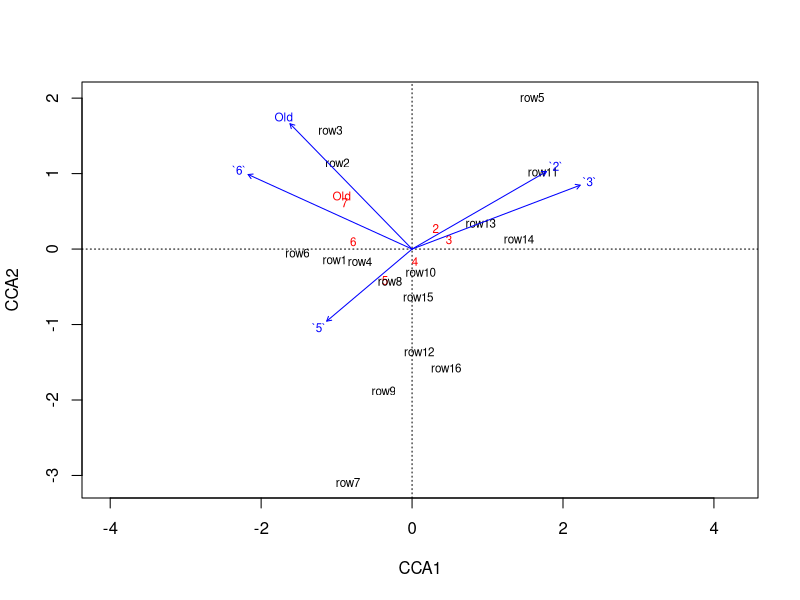
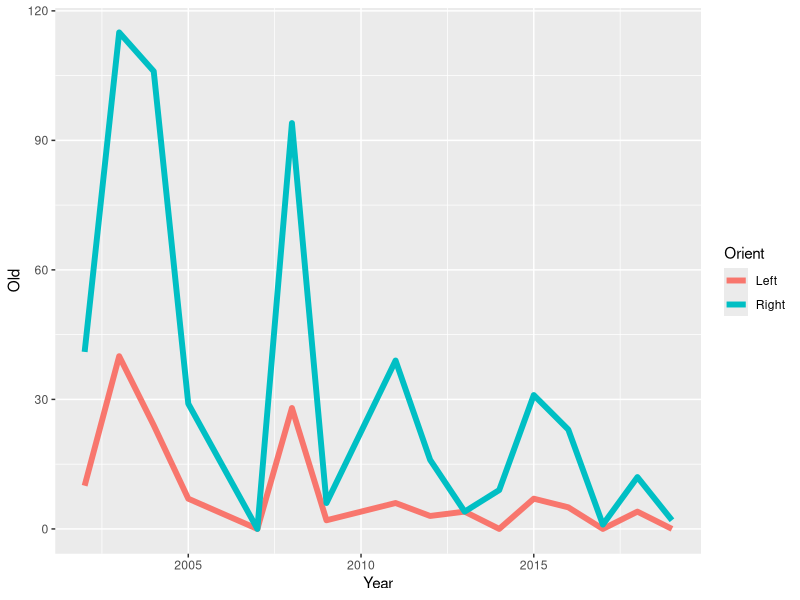
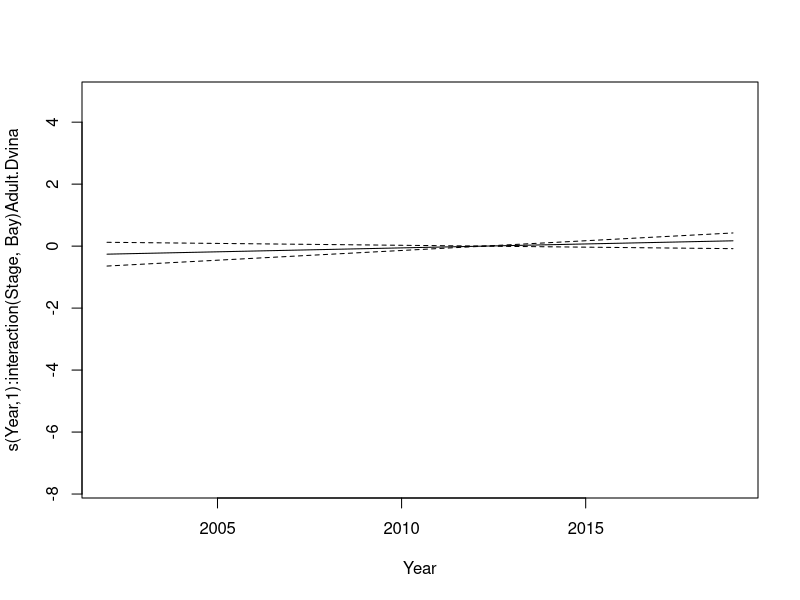
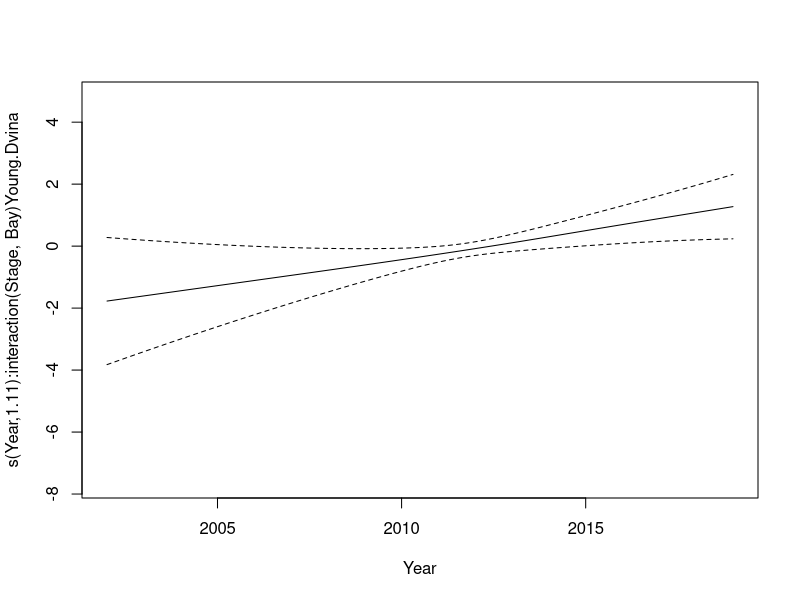
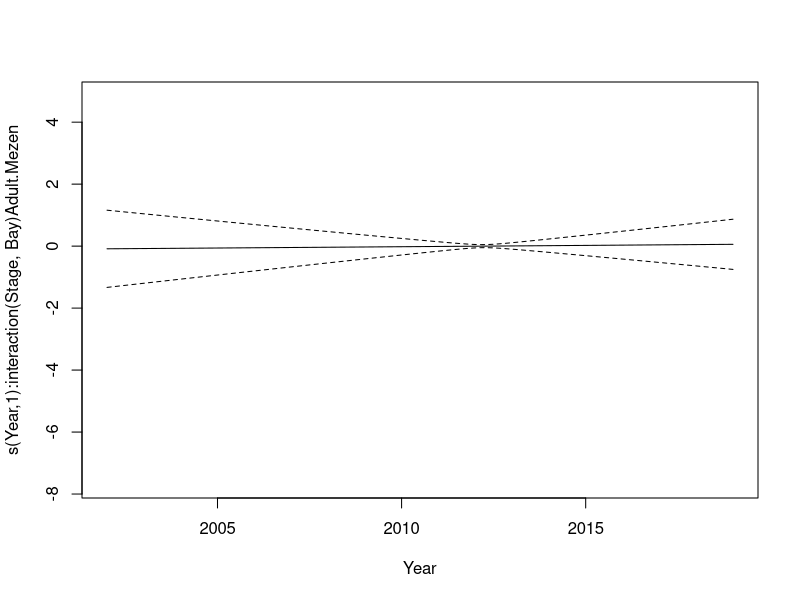
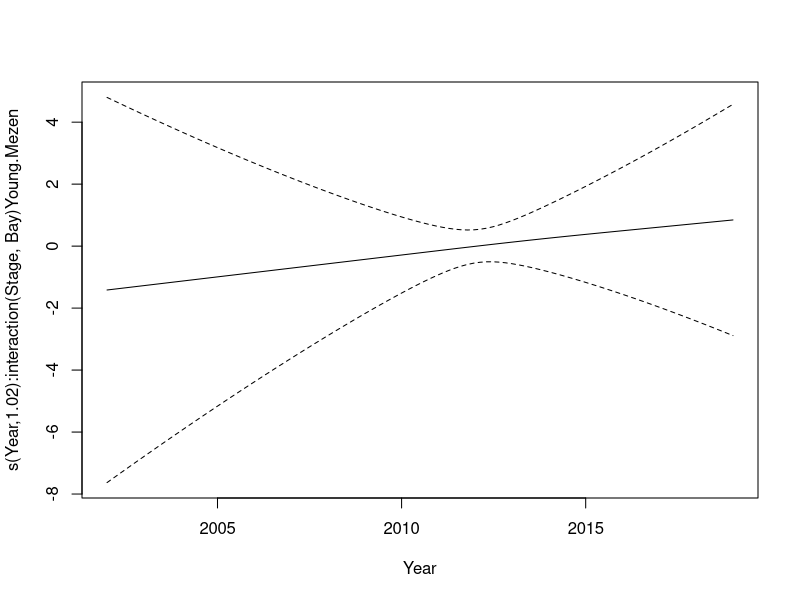
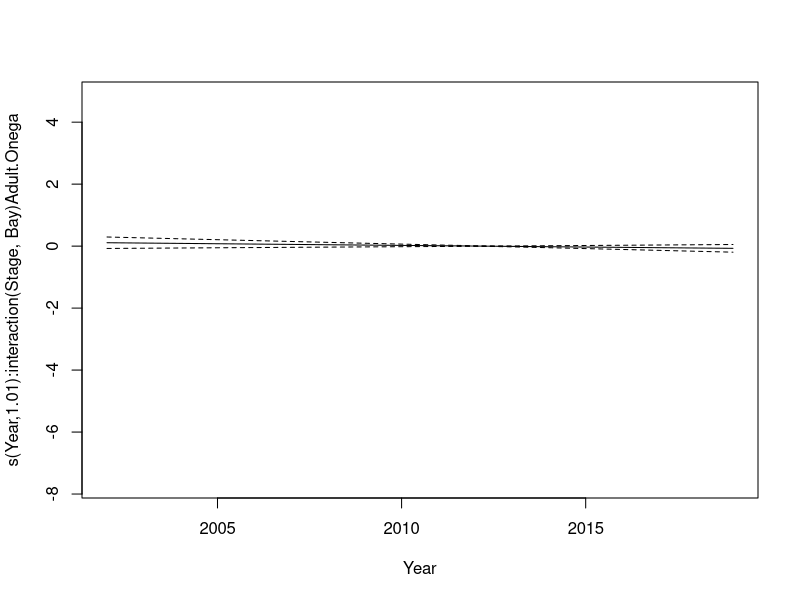
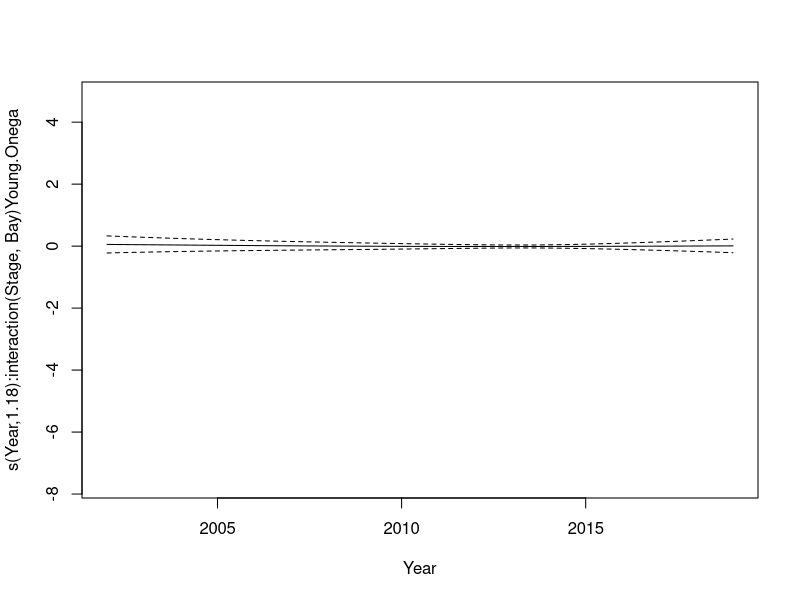

Source code (R) for these figures, in order:
library(dplyr)
library(tidyr)
library(ggplot2)
library(readxl)
library(reshape2)
library(vegan)
library(mgcv)

cam <- read_excel("Data/All_length_age_year.xlsx") 





lefts <- cam %>% filter(Orient == "Left") 

rights <- cam %>% filter(Orient == "Right") 


left_w <- lefts %>%  count(Age, Bay, Year) %>% spread(Age, n, fill = 0) %>% select(-c( Year, "1")) %>% select(-Bay)

right_w <- rights %>%  group_by(Bay) %>% count(Age, Year) %>% spread(Age, n, fill = 0) %>% select(-"1")



left_w_onega <- left_w %>% filter(right_w$Bay == "Onega") %>% mutate(Old = `8`+`9`+`10`+`11`+`12`+`13` ) %>% select(-c(`8`,`9`,`10`,`11`,`12`,`13`))


right_w_onega <- right_w %>% filter(Bay == "Onega") %>% mutate(Old = `8`+`9`+`10`+`11`+`12`+`13` ) %>% select(-c(`8`,`9`,`10`,`11`,`12`,`13`))




left_onega_cca <- cca(left_w_onega ~ `2`  + `3`   + `5` +  `6`     + Old, data = right_w_onega)


vif.cca(left_onega_cca)

anova(left_onega_cca)
anova(left_onega_cca, by = "axis")

anova(left_onega_cca, by = "margin")


plot(left_onega_cca)





left_stages_onega <- left_w_onega %>% mutate(Young = `2`+`3`, Med = `4`+`5`, Old = Old + `6` + `7`) %>% select(Young, Med, Old) %>% mutate(Orient = "Left")

rigth_stages_onega <- right_w_onega %>% mutate(Young = `2`+`3`, Med = `4`+`5`, Old = Old + `6` + `7`) %>% select(Young, Med, Old, Year) %>% mutate(Orient = "Right")

stages_onega <- rbind(rigth_stages_onega, left_stages_onega) 

stages_onega$Bay <- "Onega"

stages_onega$Year <- rep(stages_onega$Year[!is.na(stages_onega$Year)], 2) 


ggplot(stages_onega, aes(x= Year, y = Old, color = Orient)) + geom_line(size = 2)




left_young_mature <- left_w %>% mutate(Young = `2`+`3`+`4` + `5`, Mature =  `6`+`7`+`8`+`9`+`10`+`11`+`12`+`13`) %>% select(Young, Mature)

right_young_mature <- right_w %>% mutate(Young = `2`+`3`+`4` + `5` , Mature =  `6`+`7`+`8`+`9`+`10`+`11`+`12`+`13`) %>% select(Young, Mature, Bay, Year)


young_mature <- 
data.frame(Prop_left = left_young_mature$Young/(left_young_mature$Young+right_young_mature$Young),
           Year = right_young_mature$Year,
           Bay = right_young_mature$Bay,
           Prop_young = right_young_mature$Young/(right_young_mature$Mature + right_young_mature$Young))



Mod <- lm(Prop_left ~ Prop_young + Bay, data = young_mature )

summary(Mod)


# Строим модель динамики доли левых

cam <- cam %>% mutate(Orient2 = ifelse(Orient == "Left", 1, 0))

cam <- cam %>% mutate(Stage = ifelse(Age <= 3 , "Young", "Adult"))


Mod <- gam(Orient2 ~ s(Year, by = interaction(Stage, Bay)) + Stage * Bay, data = cam, family = "binomial")

plot(Mod)

gam.check(Mod)

summary(Mod)

mydata <- cam %>% group_by(Bay) %>% do(expand.grid(Stage = c("Young", "Adult"), Year = seq(min(.$Year), max(.$Year), 1)))


predicted <- predict(Mod, newdata = mydata, se.fit = T, type = "response")


mydata$Fit = predicted$fit

mydata$SE = predicted$se.fit


left_freq <- cam %>%  group_by(Bay, Year, Stage) %>% summarise(Left_prop = mean(Orient2))

ggplot(mydata, aes(x = Year, y = Fit, color = Stage, fill = Stage)) + geom_line(size = 1) + facet_wrap(~Bay) + geom_point(data = left_freq, aes(y = Left_prop, color = Stage))

anova(Mod)



cam$Bay <- factor(cam$Bay)

Mod2 <- gam(Orient2 ~ s(Year, by = Bay) +  Bay, data = cam, family = "binomial")

# Mod2 <- glm(Orient2 ~ Year*Bay, data = cam, family = "binomial")


plot(Mod2)

gam.check(Mod2)

summary(Mod2)

mydata <- cam %>% group_by(Bay) %>% do(data.frame(Year = seq(min(.$Year), max(.$Year), 1)))


predicted <- predict(Mod2, newdata = mydata, se.fit = T, type = "response")


mydata$Fit = predicted$fit

mydata$SE = predicted$se.fit


left_freq <- cam %>%  group_by(Bay, Year) %>% summarise(Left_prop = mean(Orient2))

ggplot(mydata, aes(x = Year, y = Fit)) + geom_line(size = 1) + facet_wrap(~Bay) + geom_point(data = left_freq, aes(y = Left_prop)) 
